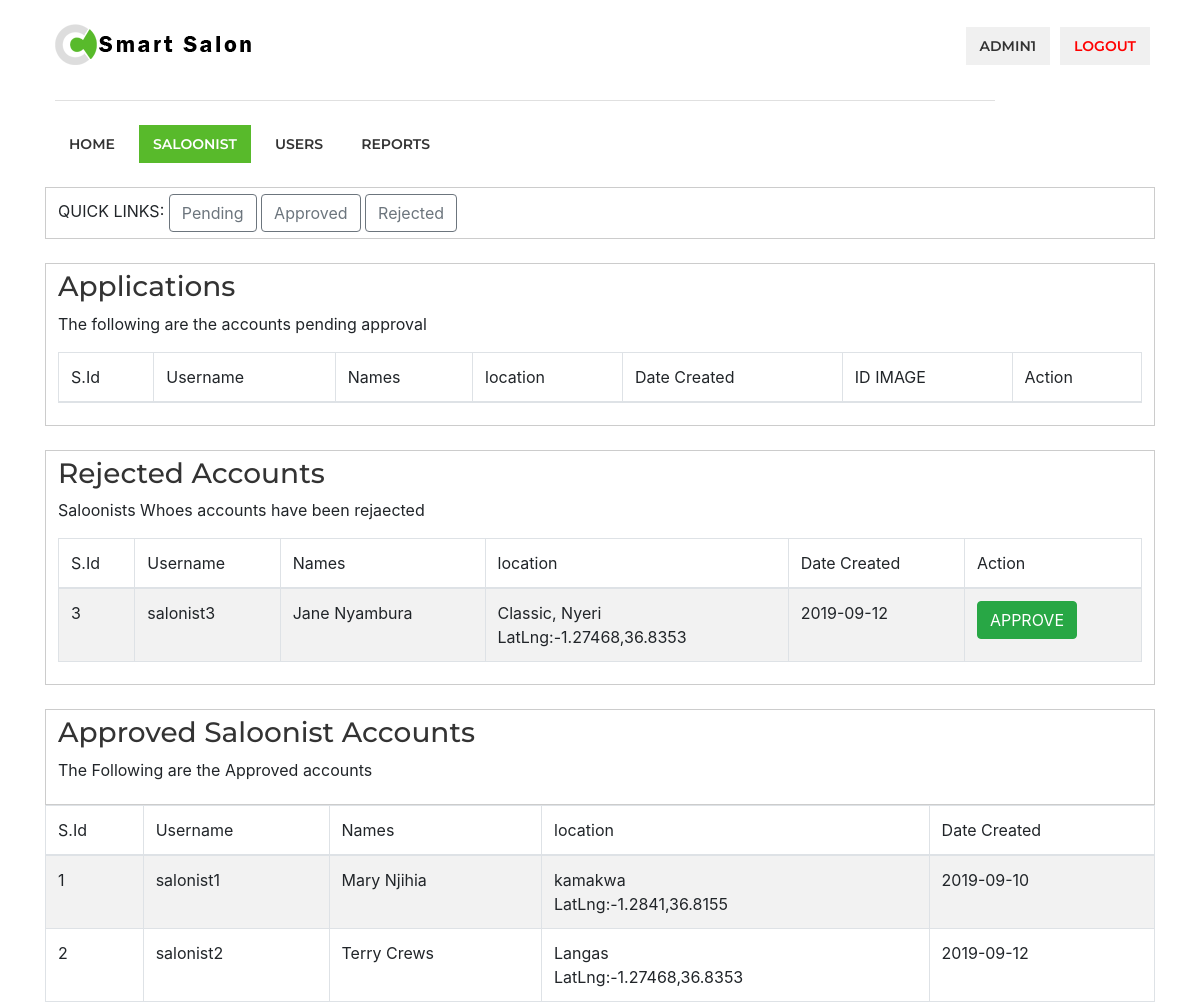
Page /admin/saloonists.php (signed in, upper part) on the earlier database version.
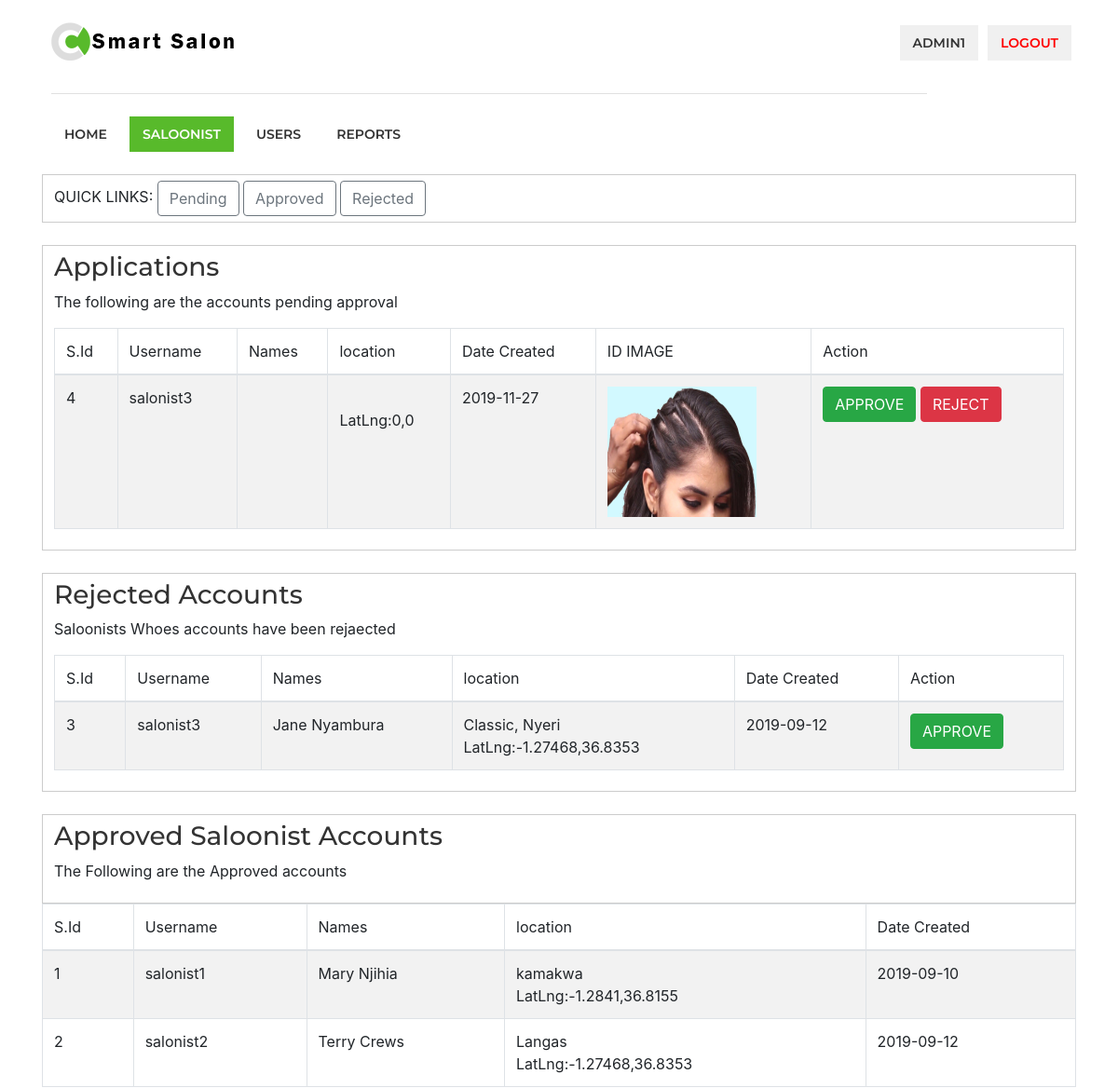
Same page on the later database version.
### tables this page shows
CREATE TABLE `salonist` (
  `id` int(11) NOT NULL,
  `username` varchar(255) NOT NULL,
  `email` varchar(255) NOT NULL,
  `password` varchar(255) NOT NULL,
  `fname` varchar(255) NOT NULL,
  `lastname` varchar(255) NOT NULL,
  `salonname` varchar(255) NOT NULL,
  `category` varchar(255) NOT NULL,
  `phone` int(11) NOT NULL,
  `location` varchar(255) NOT NULL,
  `tfrom` time NOT NULL,
  `tto` time NOT NULL,
  `lat` float NOT NULL,
  `lng` float NOT NULL,
  `datecreated` varchar(255) NOT NULL,
  `status` varchar(255) NOT NULL,
  `idimage` varchar(255) NOT NULL
);

### admin/saloonists.php (the view, shortened to what this page needs)
<?php
include('server.php');
?>
<!DOCTYPE html>
<html lang="en">
<head>
<link rel="stylesheet" href="css/style.css">
<link rel="stylesheet" href="css/colors/green.css" id="colors">
<link rel="stylesheet" href="css/bootstrap.min.css">
</head>
<body>
<div id="wrapper">
<header>
<div class="container">
	<div class="sixteen columns">
		<div id="logo">
			<h1><a href="index.php"><img src="images/logo.png" alt="Work Scout" /></a></h1>
		</div>
		<nav id="navigation" class="menu">
			<ul id="responsive">
				<li><a href="index.php">Home</a> </li>
				<li><a href="saloonists.php" id="current">saloonist</a></li>
				<li><a href="users.php">Users</a></li>
				<li><a href="reports.php">Reports</a></li>
			</ul>
			<ul class="float-right">
				<li><a href="#"><?=$_SESSION["username"]?></a></li>
				<li><a href="index.php?logout='1'" style="color: red;">logout</a></li>
			</ul>
		</nav>
	</div>
</div>
</header>
<div class="clearfix"></div>
<section class="section intro">
	<div class="container">
		<div style="padding: 6px 12px; border: 1px solid #ccc;">
			QUICK LINKS:
			<a href="#pending"><button type="button" class="btn btn-outline-secondary">Pending </button></a>
			<a href="#approved"><button type="button" class="btn btn-outline-secondary">Approved </button></a>
			<a href="#rejected"><button type="button" class="btn btn-outline-secondary">Rejected </button></a>
		</div>
	</div>
	<br>
	<div class="container" id="pending">
		<div style="padding: 6px 12px; border: 1px solid #ccc;">
			<h3>Applications</h3>
			<p>The following are the accounts pending approval</p>
			<table class="table table-bordered table-striped">
				<thead>
					<tr>
					<th scope="col">S.Id</th>
					<th scope="col">Username </th>
					<th scope="col">Names</th>
					<th scope="col">location</th>
					<th scope="col">Date Created</th>
					<th scope="col">ID IMAGE</th>
					<th scope="col">Action</th>
					</tr>
				</thead>
				<tbody>
					<?php
					$sql = "SELECT * FROM salonist WHERE status='PENDING APPROVAL'";
					$result = mysqli_query($db, $sql);
					while($row = mysqli_fetch_array($result, MYSQLI_NUM))
					{
						echo '<tr>';
							echo '<td>'.$row[0].'</td> ';
							echo '<td>'.$row[1].'</td> ';
							echo '<td>'.$row[4].' '.$row[5].'</td> ';
							echo '<td>'.$row[9].'<br>LatLng:'.$row[12].','.$row[13].'</td> ';
							echo '<td>'.$row[14].'</td> ';
							echo '<td><img src="../salonist/IDS/'.$row[16].'" style="width:160px; height:140px;"></td> ';
							echo '<td><a href="approves.php?id='.$row[0] .'"><button class="btn btn-success">APPROVE</button></a>
									<a href="rejects.php?id=' . $row[0] . '"><button class="btn btn-danger">REJECT</button></a></td>';
						echo '</tr>';
					}
					?>
				</tbody>
			</table>
		</div>
	</div>
	<br>
	<div class="container" id="rejected">
		<div style="padding: 6px 12px; border: 1px solid #ccc;">
			<h3>Rejected Accounts</h3>
			<p>Saloonists Whoes accounts have been rejaected</p>
			<table class="table table-bordered table-striped">
				<thead>
					<tr>
					<th scope="col">S.Id</th>
					<th scope="col">Username </th>
					<th scope="col">Names</th>
					<th scope="col">location</th>
					<th scope="col">Date Created</th>
					<th scope="col">Action</th>
					</tr>
				</thead>
				<tbody>
					<?php
					$sql = "SELECT * FROM salonist WHERE status='REJECTED'";
					$result = mysqli_query($db, $sql);
					while($row = mysqli_fetch_array($result, MYSQLI_NUM))
					{
						echo '<tr>';
							echo '<td>'.$row[0].'</td> ';
							echo '<td>'.$row[1].'</td> ';
							echo '<td>'.$row[4].' '.$row[5].'</td> ';
							echo '<td>'.$row[9].'<br>LatLng:'.$row[12].','.$row[13].'</td> ';
							echo '<td>'.$row[14].'</td> ';
							echo '<td><a href="approves.php?id=' . $row[0] . '"><button class="btn btn-success">APPROVE</button></a>
							</td>';
						echo '</tr>';
					}
					?>
				</tbody>
			</table>
		</div>
	</div>
	<br>
	<div class="container" id="approved">
		<div style="padding: 6px 12px; border: 1px solid #ccc;">
			<h3>Approved Saloonist Accounts</h3>
			<p> The Following are the Approved accounts </p>
		</div>
		<table class="table table-bordered table-striped">
				<thead>
					<tr>
					<th scope="col">S.Id</th>
					<th scope="col">Username </th>
					<th scope="col">Names</th>
					<th scope="col">location</th>
					<th scope="col">Date Created</th>
					</tr>
				</thead>
				<tbody>
					<?php
					$sql = "SELECT * FROM salonist WHERE status='APPROVED'";
					$result = mysqli_query($db, $sql);
					while($row = mysqli_fetch_array($result, MYSQLI_NUM))
					{
						echo '<tr>';
							echo '<td>'.$row[0].'</td> ';
							echo '<td>'.$row[1].'</td> ';
							echo '<td>'.$row[4].' '.$row[5].'</td> ';
							echo '<td>'.$row[9].'<br>LatLng:'.$row[12].','.$row[13].'</td> ';
							echo '<td>'.$row[14].'</td> ';
						echo '</tr>';
					}
					?>
				</tbody>
			</table>
	</div>
</section>
<br>
</div>
</body>
</html>

Differences in the rows shown:
added salonist: id "4", username "salonist3", lat "0", lng "0", datecreated "2019-11-27", idimage (placeholder picture), shown under "Applications"
